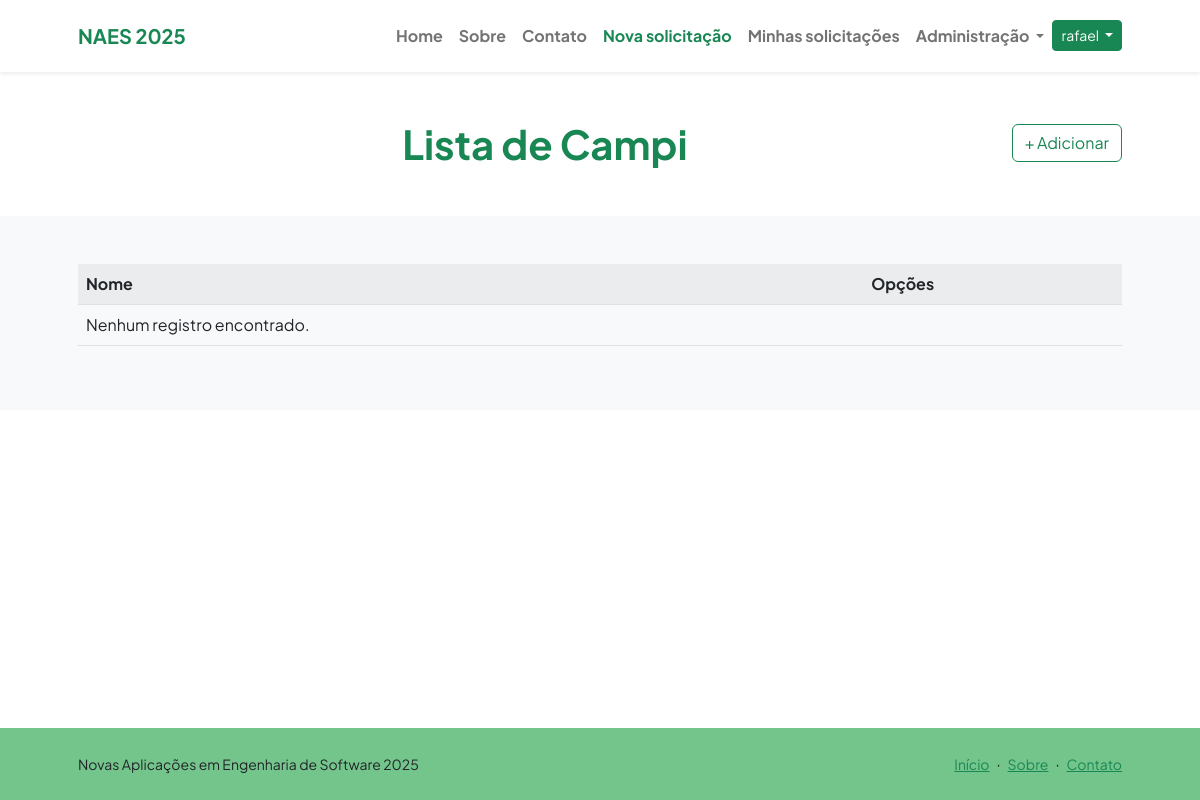
The app's page /protocolo/listar/campi/ (signed in), older data.
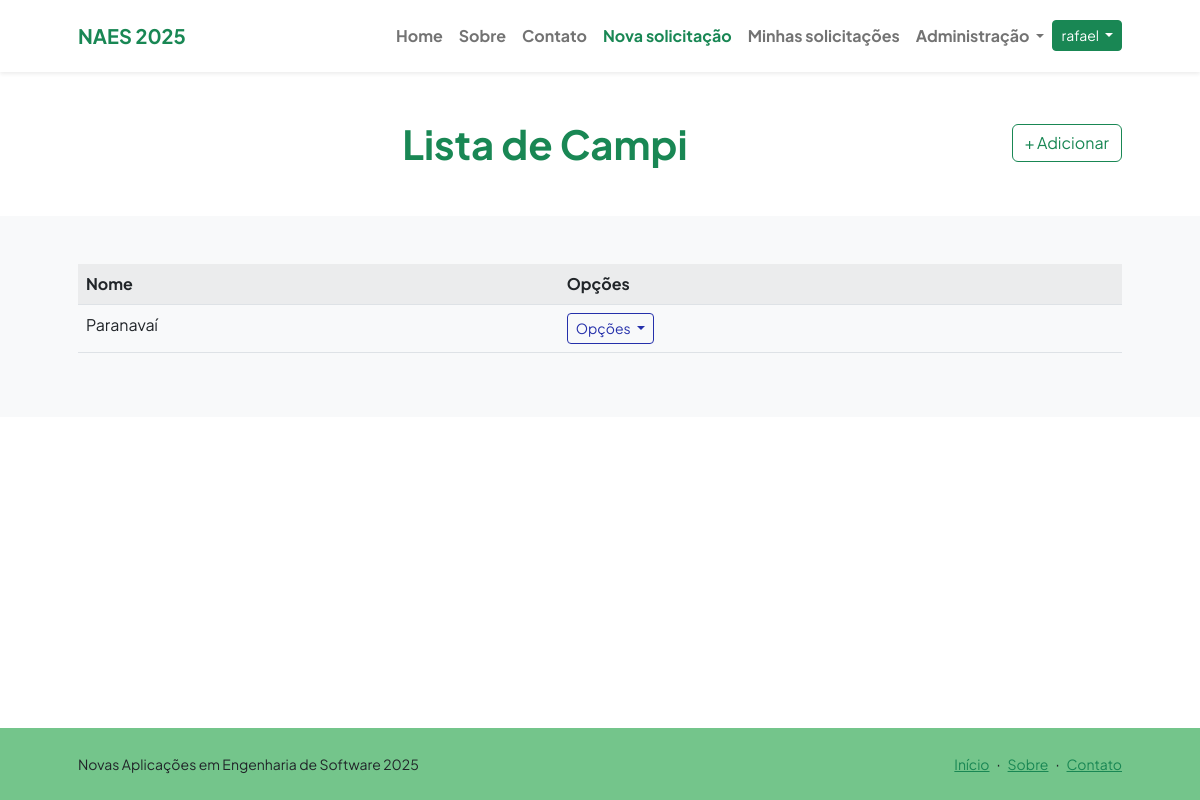
The same page, newer data.
### protocolos/models.py (models this page shows, shortened)
class Campus(models.Model):
    nome = models.CharField(max_length=120)
    class Meta:
        ordering = ["nome"]
        verbose_name_plural = "Campi"

### protocolos/views.py (the view)
# urls.py: path("listar/campi/", CampusList.as_view(), name="listar-campus"),
class CampusList(LoginRequiredMixin, ListView):
    template_name = "protocolos/listas/campus.html"
    model = Campus

### protocolos/templates/protocolos/listas/campus.html (shortened to what this page needs)
{% extends "paginasweb/modelos/index.html" %}
{% load static %}
{% block header %}
<div class="text-center">
    <h1 class="display-6 fw-bolder mb-4">
        <span class="text-success d-inline">
            Lista de Campi
        </span>
        <a href="{% url "cadastrar-campus" %}" class="mt-1 btn btn-outline-success float-lg-end">
            + Adicionar
        </a>
    </h1>
</div>
{% endblock header %}
{% block conteudo %}
<div>
    <table class="table table-striped">
        <tr>
            <th>Nome</th>
            <th>Opções</th>
        </tr>
        {% for object in object_list %}
        <tr>
            <td>{{ object.nome }}</td>
            <td>
                <div class="dropdown">
                    <button class="btn btn-outline-primary btn-sm dropdown-toggle" type="button" data-bs-toggle="dropdown" aria-expanded="false">
                        Opções
                    </button>
                </div>
            </td>
        </tr>
        {% empty %}
        <tr>
            <td>Nenhum registro encontrado.</td>
            <td></td>
        </tr>
        {% endfor %}
    </table>
</div>
{% endblock conteudo %}

Row changes from the older to the newer data that the page shows:
added Campus: nome "Paranavaí"
Text that changed along with them:
text no longer shown: "Nenhum registro encontrado."
